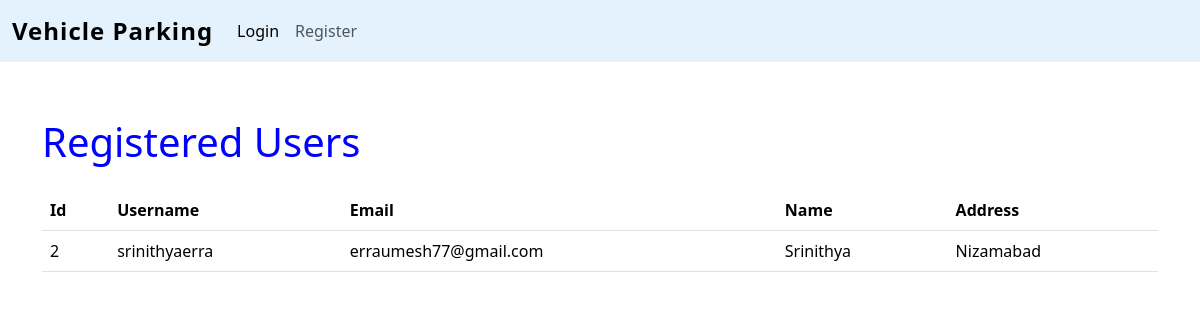
/admin_users, run on the app's committed database.
### controllers/models.py (models this page shows)
class User(db.Model):
    id = db.Column(db.Integer, primary_key=True)
    username = db.Column(db.String(80), unique=True, nullable=False)
    email = db.Column(db.String(120), unique=True, nullable=False)
    passhash = db.Column(db.String(256), nullable=False)
    name = db.Column(db.String(100), nullable=False)
    is_admin = db.Column(db.Boolean,default=False)
    address = db.Column(db.String(200), nullable=False)
    pincode = db.Column(db.String(10), nullable=False)

### controllers/routes.py (the view)
@app.route('/admin_users')
def admin_users():
    user = User.query.all()
    return render_template('admin_users.html',User=user)

### templates/admin_users.html
{%extends 'layout.html'%}
{%block content%}
<h1 class="text-left my-4" style="color:blue">Registered Users</h1>
<table class="table">
  <thead>
    <tr>
            <th scope="col">Id</th>
            <th scope="col">Username</th>
            <th scope="col">Email</th>
            <th scope="col">Name</th>
            <th scope="col">Address</th>
    </tr>
  </thead>
  <tbody>
    {%for x in User%}
        {%if(x.is_admin==False)%}
            <tr>
                <td>{{x.id}}</td>
                <td >{{x.username}}</td>
                <td>{{x.email}}</td>
                <td>{{x.name}}</td>
                <td>{{x.address}}</td>
            {%endif%}
        </tr>
    {%endfor%}
  </tbody>
</table>
{%endblock%}

### data on the page
User: id "2", username "srinithyaerra", email "erraumesh77@gmail.com", name "Srinithya", address "Nizamabad"
